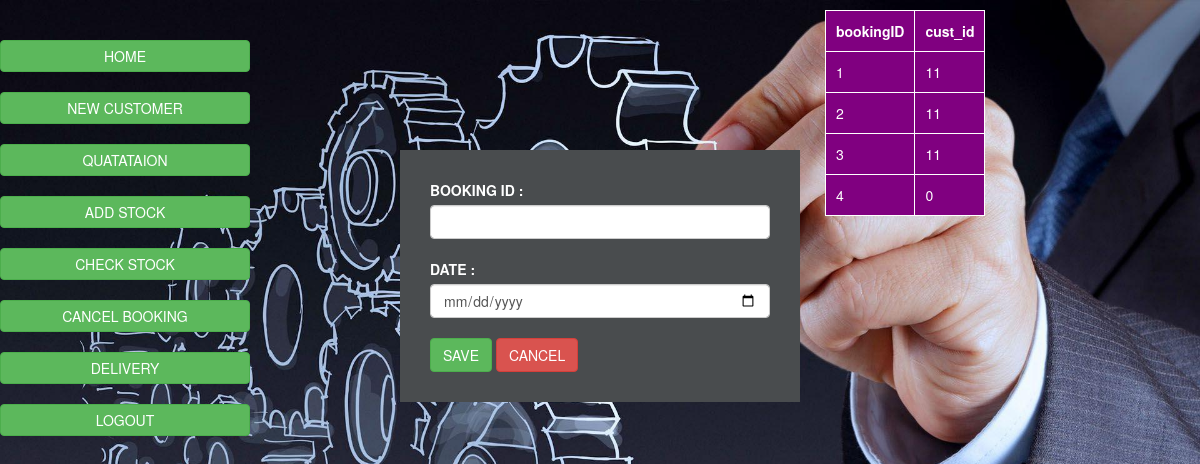
The page /delevery.php on the database its author committed.
### tables this page shows
CREATE TABLE `bookingcustmer` (
  `bookingID` int(11) NOT NULL,
  `cust_id` int(11) NOT NULL,
  `model` varchar(50) NOT NULL,
  `type` varchar(50) NOT NULL,
  `color` varchar(50) NOT NULL,
  `finalprice` int(50) NOT NULL,
  `advances` int(50) NOT NULL,
  `deleverydate` date NOT NULL
);

### delevery.php (the view, shortened to what this page needs)
<!DOCTYPE html>
<html lang="en">
<head>
    <link rel="stylesheet" href="Bootstrap/bootstrap.css">
    <link rel="stylesheet" href="Bootstrap/mainstyle.css">
    <link rel="stylesheet" href="https://maxcdn.bootstrapcdn.com/bootstrap/3.4.1/css/bootstrap.min.css">
</head>
<body>
    <div class="sidenav">
    <button onclick="location.href='mainpage.php'" class="btn btn-success block" onclick="myFunction()">HOME</button>
        <button onclick="location.href='newcustomer.php'" class="btn btn-success block">NEW CUSTOMER</button>
        <button onclick="location.href='quatation.php'" class="btn btn-success">QUATATAION</button>
        <button onclick="location.href='addstock.php'" class="btn btn-success">ADD STOCK</button>
        <button onclick="location.href='checkstock.php'" class="btn btn-success">CHECK STOCK</button>
        <button onclick="location.href='cancelbooking.php'" class="btn btn-success">CANCEL BOOKING</button>
        <button onclick="location.href='delevery.php'" class="btn btn-success">DELIVERY</button>
        <button class="btn btn-success" onclick="myFunction()">LOGOUT</button>
    </div>
    <div class="main">
<div class="container-fluid">
    <div class="row">
        <div class="col-sm-4"></div>
        <div class="col-sm-4 inputform">
            <form  action="delevarydatabase.php"  method="post">
                <label for="">BOOKING ID :</label><br>
                <input type="text"  class="form-control" name="bookingid"><br>
                <label for="">DATE :</label><br>
                <input type="date"  class="form-control" name="bookingdate"><br>
                <button type="submit" class="btn btn-success" >SAVE</button>
                <button class="btn btn-danger">CANCEL</button>
            </form>
        </div>
        <div class="col-sm-4">
        <?php
include 'database_conn.php';
$sql = "select bookingID,cust_id from bookingcustmer";
$result = $conn->query($sql);
echo "<table border='1'>
<tr>
<th>bookingID</th>
<th>cust_id</th>
</tr>";
if ($result->num_rows > 0) {
while($row = $result->fetch_assoc()) {
echo "<tr>";
echo "<td>" . $row['bookingID'] . "</td>";
echo "<td>" . $row['cust_id'] . "</td>";
echo "</tr>";
}
} else {
echo "0 results";
}
?>
        </div>
    </div>
</div>
</div>
</body>
</html>

### delevery.php (style rules this page uses)
body { background-image: url("images/bg.jpg"); background-repeat: no-repeat; background-size: cover; color:white; }
.inputform { padding: 30px; margin-top:150px; width:50%; }
.inputform { padding: 30px; margin-top: 150px; width: 50%; background-color: rgb(73, 76, 78); }
.sidenav { height: 100%; width: 250px; position: fixed; z-index: 1; top: 0; left: 0; overflow-x: hidden; padding-top: 20px; }
.sidenav button { margin-top: 20px; text-decoration: none; padding: 5px; width:100%; }
table, th, td { background-color:purple; border: 1px solid; padding: 10px; margin: 10px; }

### rows shown on the page
bookingcustmer: bookingID "1", cust "11"
bookingcustmer: bookingID "2", cust "11"
bookingcustmer: bookingID "3", cust "11"
bookingcustmer: bookingID "4", cust "0"
